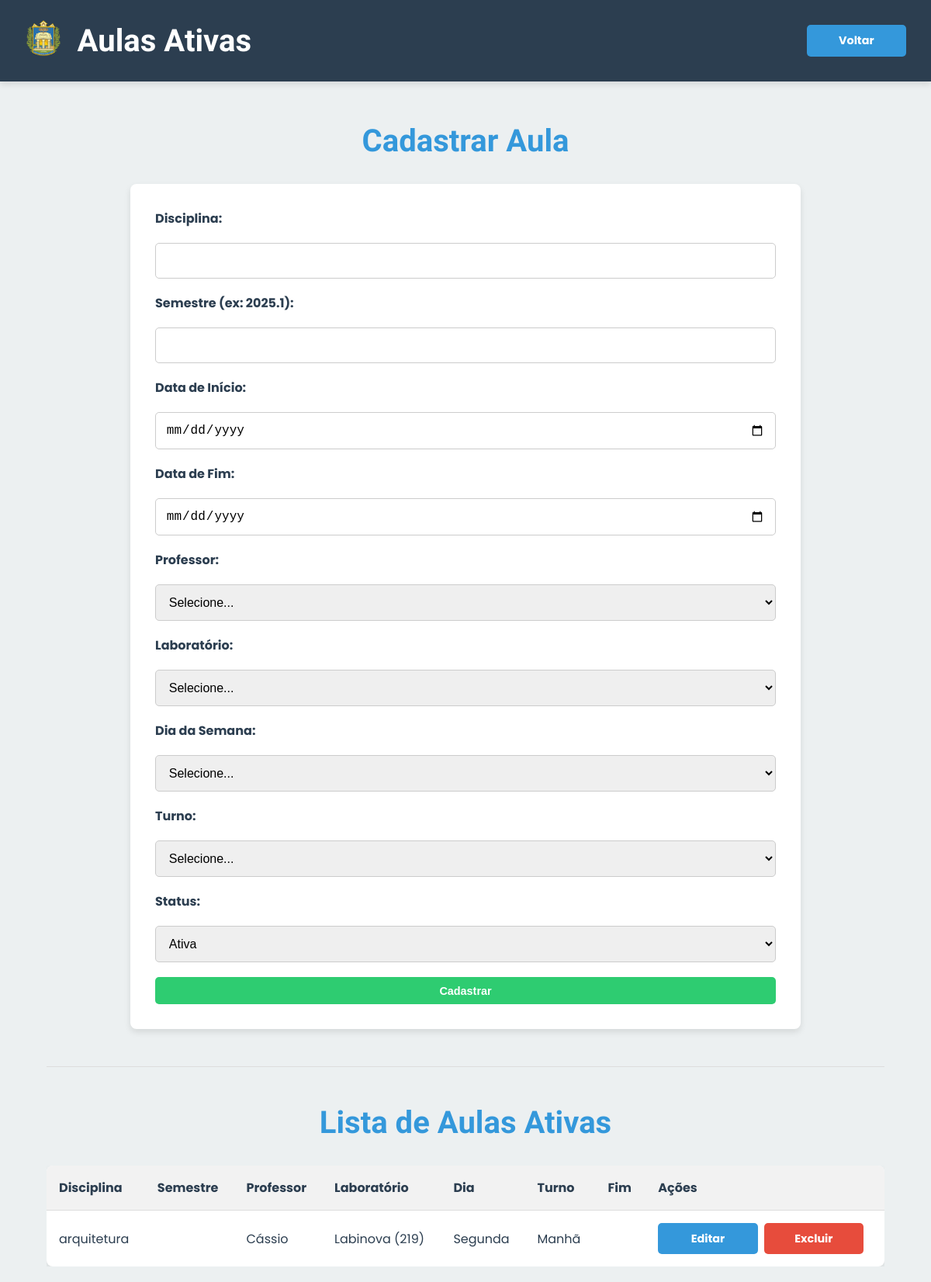
The app's page /aulas.php (signed in), older data.
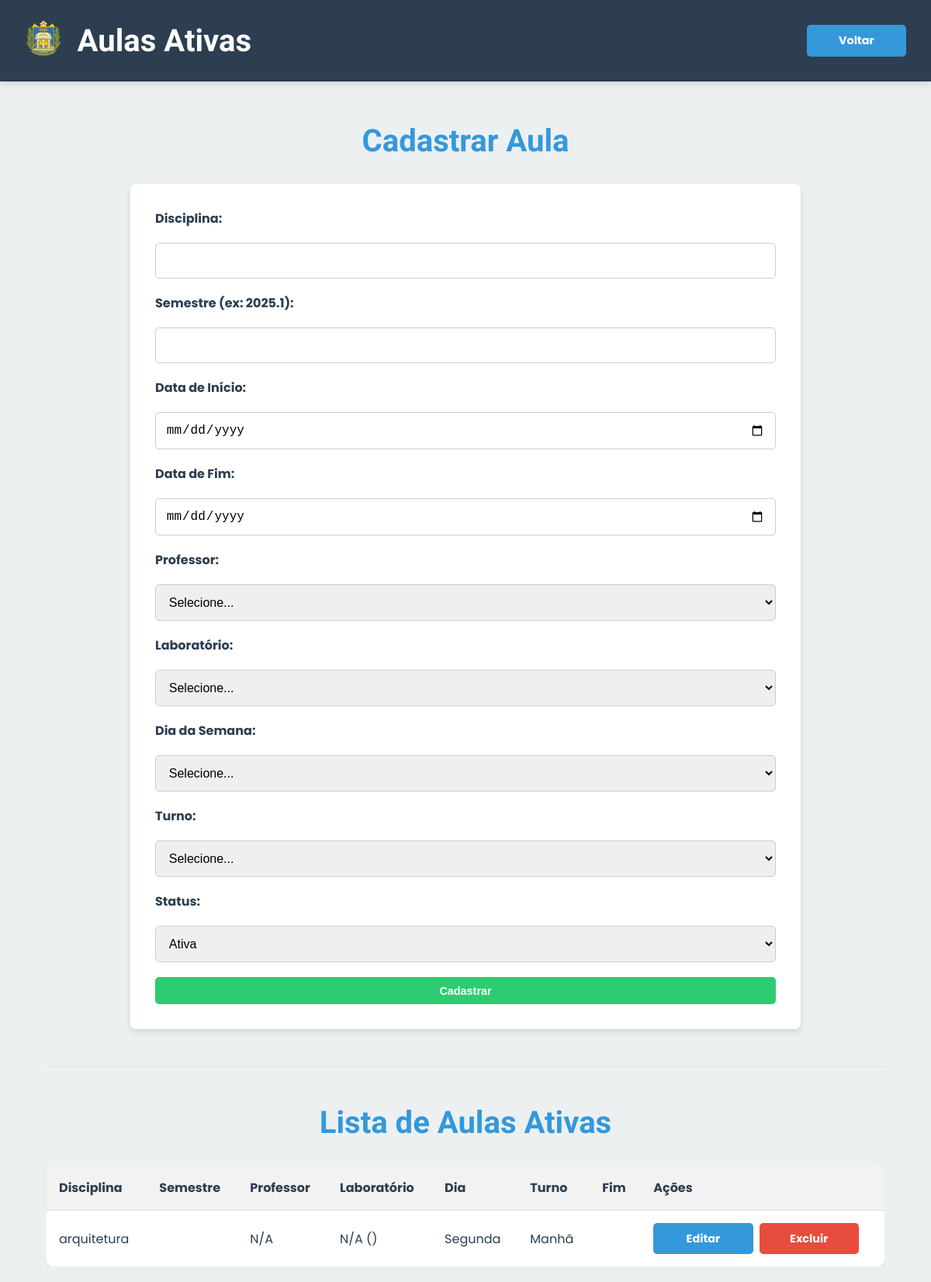
The same page, newer data.
### tables this page shows
CREATE TABLE `aulas` (
  `id` int(11) NOT NULL,
  `disciplina` varchar(100) NOT NULL,
  `professor_id` int(11) DEFAULT NULL,
  `laboratorio_id` int(11) DEFAULT NULL,
  `turno` varchar(50) NOT NULL,
  `dia_semana` varchar(50) NOT NULL,
  `semestre` varchar(10) DEFAULT NULL,
  `data_inicio` date DEFAULT NULL,
  `data_fim` date DEFAULT NULL,
  `status` enum('ativa','arquivada') NOT NULL DEFAULT 'ativa'
);

CREATE TABLE `professores` (
  `id` int(11) NOT NULL,
  `nome` varchar(100) NOT NULL,
  `email` varchar(100) NOT NULL,
  `telefone` varchar(20) NOT NULL,
  `matricula` varchar(255) NOT NULL,
  `area_conhecimento` varchar(100) DEFAULT NULL,
  `status` enum('ativo','inativo') NOT NULL DEFAULT 'ativo'
);

CREATE TABLE `laboratorios` (
  `id` int(11) NOT NULL,
  `nome` varchar(100) NOT NULL,
  `capacidade` int(11) DEFAULT NULL,
  `numero` varchar(255) NOT NULL,
  `projetor` tinyint(1) NOT NULL DEFAULT 0,
  `localizacao` varchar(255) DEFAULT NULL
);

### aulas.php (the view, shortened to what this page needs)
<?php
require_once "db.php";
$editando = false;
$aula_edit = null;
$sql = "SELECT a.*, p.nome AS professor_nome, l.nome AS lab_nome, l.numero
        FROM aulas a
        LEFT JOIN professores p ON a.professor_id = p.id
        LEFT JOIN laboratorios l ON a.laboratorio_id = l.id
        WHERE a.status = 'ativa'
        ORDER BY a.dia_semana, a.turno";
$aulas = $conexao->query($sql)->fetchAll(PDO::FETCH_ASSOC);
?>
<!DOCTYPE html>
<html lang="pt-br">
<head>
  <link rel="stylesheet" href="css/style.css">
  <link rel="stylesheet" href="https://cdnjs.cloudflare.com/ajax/libs/font-awesome/6.4.0/css/all.min.css">
</head>
<body>
  <div class="header">
    <div style="display: flex; align-items: center; gap: 20px;">
        <a href="index.php"><img src="img/logo.png" alt="Logo" style="height: 50px;"></a>
        <h1 style="margin: 0;">Aulas Ativas</h1>
    </div>
    <a href="index.php" class="btn">Voltar</a>
  </div>
  <div class="container">
    <h2><?= $editando ? "Editar Aula" : "Cadastrar Aula" ?></h2>
    <form method="POST" class="card">
      <label>Disciplina:</label>
      <input type="text" name="disciplina" required value="<?= $aula_edit['disciplina'] ?? '' ?>">
      <label>Semestre (ex: 2025.1):</label>
      <input type="text" name="semestre" value="<?= $aula_edit['semestre'] ?? '' ?>">
      <label>Data de Início:</label>
      <input type="date" name="data_inicio" value="<?= $aula_edit['data_inicio'] ?? '' ?>">
      <label>Data de Fim:</label>
      <input type="date" name="data_fim" value="<?= $aula_edit['data_fim'] ?? '' ?>">
      <label>Professor:</label>
      <select name="professor_id" required>
        <option value="">Selecione...</option>
      </select>
      <label>Laboratório:</label>
      <select name="laboratorio_id" required>
        <option value="">Selecione...</option>
      </select>
      <label>Dia da Semana:</label>
      <select name="dia_semana" required>
        <option value="">Selecione...</option>
      </select>
      <label>Turno:</label>
      <select name="turno" required>
        <option value="">Selecione...</option>
      </select>
      <label>Status:</label>
      <select name="status" required>
        <option value="ativa" <?= (($aula_edit['status'] ?? 'ativa') === 'ativa') ? "selected" : "" ?>>Ativa</option>
      </select>
      <button type="submit" class="btn"><?= $editando ? "Atualizar" : "Cadastrar" ?></button>
    </form>
    <hr>
    <h2>Lista de Aulas Ativas</h2>
    <div class="table-container">
        <table>
          <tr>
            <th>Disciplina</th>
            <th>Semestre</th>
            <th>Professor</th>
            <th>Laboratório</th>
            <th>Dia</th>
            <th>Turno</th>
            <th>Fim</th>
            <th>Ações</th>
          </tr>
          <?php foreach ($aulas as $a): ?>
            <tr>
              <td><?= htmlspecialchars($a['disciplina']) ?></td>
              <td><?= htmlspecialchars($a['semestre']) ?></td>
              <td><?= htmlspecialchars($a['professor_nome'] ?? 'N/A') ?></td>
              <td><?= htmlspecialchars($a['lab_nome'] ?? 'N/A') ?> (<?= $a['numero'] ?? '' ?>)</td>
              <td><?= ucfirst($a['dia_semana']) ?></td>
              <td><?= ucfirst($a['turno']) ?></td>
              <td><?= !empty($a['data_fim']) ? date('d/m/Y', strtotime($a['data_fim'])) : '' ?></td>
              <td>
                <a href="?editar=<?= $a['id'] ?>" class="btn">Editar</a>
                <a href="?excluir=<?= $a['id'] ?>" class="btn btn-danger" onclick="return confirm('Tem certeza que deseja EXCLUIR PERMANENTEMENTE esta aula? Esta ação não pode ser desfeita.')">Excluir</a>
              </td>
            </tr>
          <?php endforeach; ?>
        </table>
    </div>
  </div>
</body>
</html>

Row changes from the older to the newer data that the page shows:
changed aulas "arquitetura": professor.nome "Cássio" → "N/A"; laboratorio.nome "Labinova" → "N/A"; laboratorio.numero "219" → (not shown)
